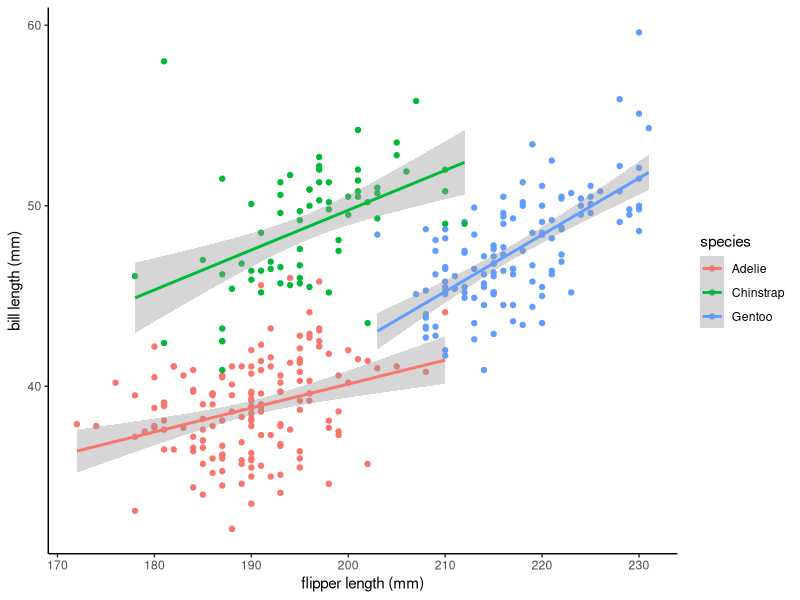

Write R code to recreate this figure.
## ---- chunk 1
knitr::opts_chunk$set(echo = TRUE)
library(palmerpenguins)
library(tidyverse)
## ---- chunk 2
ggplot(data=penguins, mapping=(aes(x=flipper_length_mm, y=bill_length_mm)))+
  geom_point(mapping=aes(color=species))+
  geom_smooth(method=lm, mapping=aes(color=species))+
  theme_classic()+
  xlab("flipper length (mm)")+ 
  ylab("bill length (mm)")

  #facet_wrap(~species)
